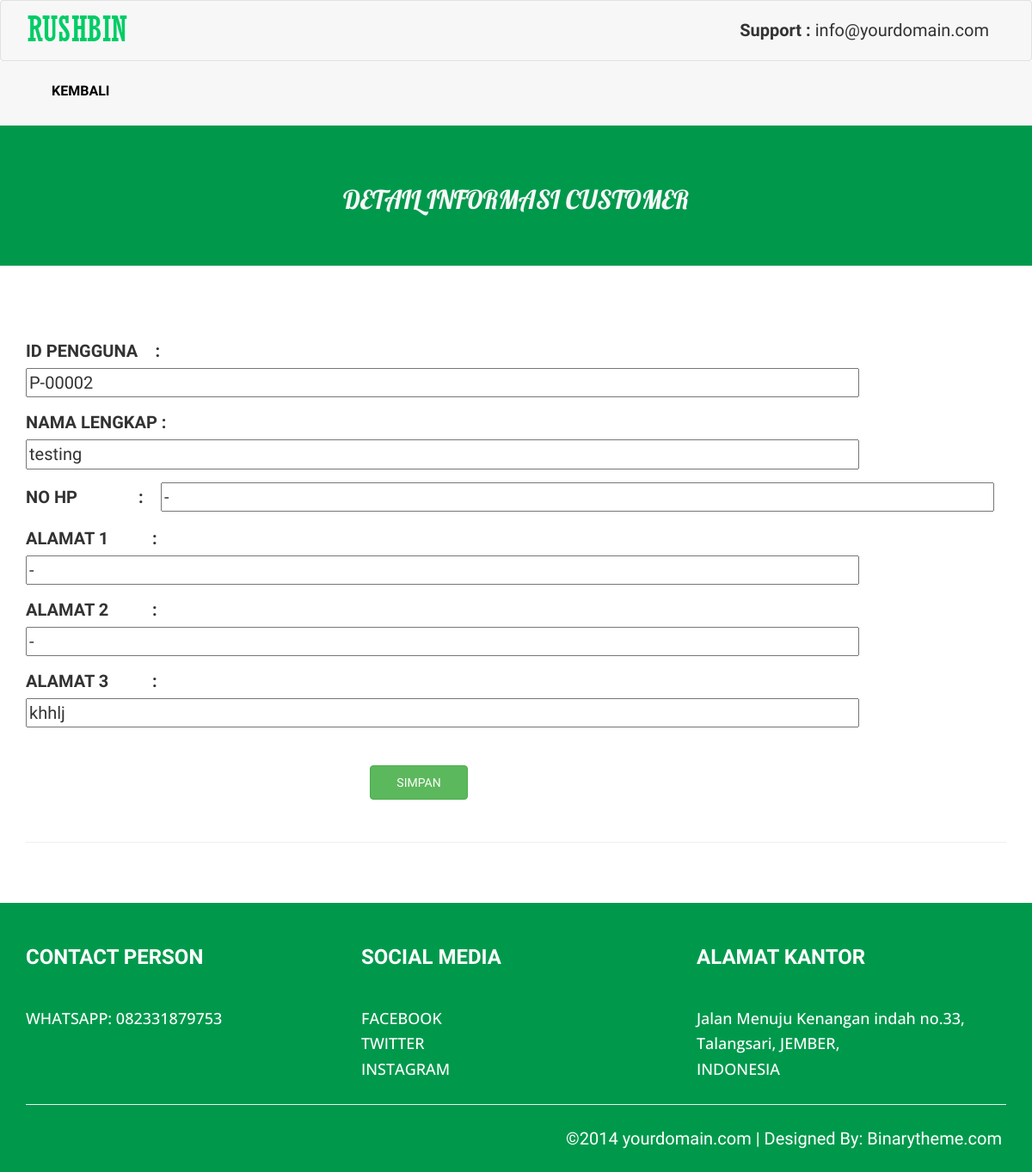
Page /detail_customer.php?id_pengguna=P-00002 (signed in) on the committed database.
### tables this page shows
CREATE TABLE `pengguna` (
  `id_pengguna` varchar(7) NOT NULL,
  `nama_lengkap` varchar(50) NOT NULL,
  `telepon` varchar(13) NOT NULL,
  `alamat1` varchar(50) NOT NULL,
  `alamat2` varchar(50) NOT NULL,
  `alamat3` varchar(50) NOT NULL,
  `point` int(10) NOT NULL,
  `username` varchar(50) NOT NULL
);

### Web/detail_customer.php (the view, shortened to what this page needs)
<!DOCTYPE html>
<html xmlns="http://www.w3.org/1999/xhtml">
<head>
    <link href="assets/css/bootstrap.css" rel="stylesheet" />
    <link href="assets/css/font-awesome.css" rel="stylesheet" />
    <link href="assets/css/animate.css" rel="stylesheet" />
    <link href="assets/css/flexslider.css" rel="stylesheet" />
    <link href="assets/css/style_copy.css" rel="stylesheet" />
</head>
<body>
 <div class="navbar navbar-inverse set-radius-zero" >
        <div class="container">
            <div class="navbar-header">
                <a class="navbar-brand" href="home.php">
                    <img src="assets/img/portfolio/logo1.png" />
                </a>
            </div>
            <div class="right-div">
<strong>Support : </strong>  info@yourdomain.com
            </div>
        </div>
    </div>
    <section class="menu-section">
        <div class="container">
            <div class="row ">
                <div class="col-md-12">
                    <div class="navbar-collapse collapse ">
                        <ul id="menu-top" class="nav navbar-nav navbar-left">
                            <li><a href="customer.php">KEMBALI</a></li>
                        </ul>
                    </div>
                </div>
            </div>
        </div>
    </section>
    <div class="below-slideshow">
         <div class="container">
        <div class="row">
            <div class="col-lg-12 col-md-12 col-sm-12 col-xs-12">
                <div class="txt-block">
									<h1 class="head-line"> DETAIL INFORMASI CUSTOMER</h1>
                      </div>
            </div>
        </div>
    </div>
    </div>
    <div class="container">
        <div class="row">
            <div class="col-lg-12 col-md-12 col-sm-12 col-xs-12">
                <div>
                    <form action="edit_detail_customer.php" method="POST">
                <?php
                require ('koneksi.php');
                $data = $_GET['id_pengguna'];
                $sql = "SELECT * FROM `pengguna` WHERE id_pengguna = '$data'";
                    $hasil = mysqli_query($koneksi,$sql);
                    while($data = mysqli_fetch_array($hasil,MYSQLI_ASSOC)){
                    ?>
                    <tr>
                        <div class="form-group">
                            <label for="kode">ID PENGGUNA &ensp; :</label>
                            <input type="text" readonly="readonly" name ="kode" class="form" style="width: 85%;"
                            value="<?php echo $data['id_pengguna']; ?>" required/>
                        </div>
                        <div class="form-group">
                            <label for="nama">NAMA LENGKAP  :</label>
                            <input type="text" name ="txt_nama" class="form" style="width: 85%;"
                            placeholder="Masukan nama lengkap, contoh: <?php echo $data['nama_lengkap']; ?>" required
                            value="<?php echo $data['nama_lengkap']; ?>" >
                        </div>
                        <div class="form-group">
                            <label for="telepon">NO HP &ensp;&ensp;&ensp;&ensp;&ensp;&ensp; :</label>
                            <input type="text" name ="txt_telepon" class=" form"style="width: 85%;"
                            placeholder="Masukan nomer yang bisa dihubungi, contoh: 081*****" required
                            value="<?php echo $data['telepon']; ?>" >
                        </div>
                        <div class="form-group">
                            <label for="alamat1">ALAMAT 1 &ensp;&ensp;&ensp;&ensp; :</label>
                            <input type="text" name ="txt_alamat1" class="form" style="width: 85%;"
                            placeholder="Masukan alamat anda, contoh: <?php echo $data['alamat1']; ?>" required
                            value="<?php echo $data['alamat1']; ?>" >
                        </div>
                        <div class="form-group">
                            <label for="alamat2">ALAMAT 2 &ensp;&ensp;&ensp;&ensp; :</label>
                            <input type="text" name ="txt_alamat2" class="form" style="width: 85%;"
                            placeholder="OPTIONAL Masukan alamat anda, contoh: <?php echo $data['alamat2']; ?>"
                            value="<?php echo $data['alamat2']; ?>" >
                        </div>
                        <div class="form-group">
                            <label for="alamat3">ALAMAT 3 &ensp;&ensp;&ensp;&ensp; :</label>
                            <input type="text" name ="txt_alamat3" class="form" style="width: 85%;"
                            placeholder="OPTIONAL Masukan alamat anda, contoh: <?php echo $data['alamat3']; ?>" required
                            value="<?php echo $data['alamat3']; ?>" >
                        </div>
                        <br>
                        <button type="submit" class="btn btn-success" name="submit" style="margin-left: 400px; width: 10%; height: 40px;">SIMPAN</button>
                    </tr>
                    <?php
                    }
                ?>
                    </form>
                </div>
                <br /><hr />
            </div>
        </div>
    </div>
     <div class="footer-sec">
    <div class="container">
        <div class="row">
            <div class="col-lg-4 col-md-4 col-sm-4 col-xs-12 social-div">
                <h3> <strong>CONTACT PERSON</strong> </h3>
                <br />
                <a href="https://wa.me/6282331879753">
                    <h4>WHATSAPP: 082331879753 </h4>
                </a>
            </div>
            <div class="col-lg-4 col-md-4 col-sm-4 col-xs-12 social-div">
                <h3> <strong>SOCIAL MEDIA</strong> </h3>
                <br />
                <a href="http://www.facebook.com/">
                    <h4>FACEBOOK </h4>
                </a>
                <a href="http://www.twitter.com/">
                    <h4>TWITTER </h4>
                </a>
                <a href="http://www.instagram.com/">
                    <h4>INSTAGRAM </h4>
                </a>
            </div>
            <div class="col-lg-4 col-md-4 col-sm-4 col-xs-12">
                <h3> <strong>ALAMAT KANTOR</strong> </h3>
                <br />
                <h4>Jalan Menuju Kenangan indah no.33,</h4>
                <h4>Talangsari, JEMBER,</h4>
                <h4>INDONESIA</h4>
            </div>
        </div>
        <div class="row">
            <div class="col-lg-12 col-md-12 col-sm-12 col-xs-12">
                <hr />
                <div style="text-align:right;padding:5px;">
                    &copy;2014 yourdomain.com | <a href="http://www.binarytheme.com/" style="color:#fff;"
                        target="_blank">Designed By: Binarytheme.com</a>
                </div>
            </div>
        </div>
    </div>
</div>
</body>
</html>

### Web/assets/css/style_copy.css (style rules this page uses)
h1,h2,h4 { font-family: 'Open Sans', sans-serif; }
.head-line { font-weight:500; text-align:center; text-transform:uppercase; font-size:30px; font-family: 'Lobster', cursive; }
.right-div { float: right; padding: 20px; font-size:20px; }
#menu-top a { color:#000; text-decoration:none; font-weight:500; padding: 25px 15px 25px 15px; text-transform:uppercase; font-size:16px; font-weight:900; }
.menu-section { background-color: #f7f7f7; border-bottom:5px solid #f7f7f7; width:100% }
.navbar-inverse { background-color: #f7f7f7; border-color: rgba(155, 153, 153, 0.23); }
.navbar { min-height: 70px; margin-bottom: 0px; }
.below-slideshow { color:#f7f7f7; background:#00994c; padding-bottom:50px; }
.below-slideshow .txt-block { padding-top:50px; }
.footer-sec { margin-top:50px; padding-top:30px; color:#fff; background:#00994c; padding-bottom:20px; }
.social-div a,a:hover { color:#fff; text-decoration:none; }

### rows in the picture
pengguna: kode "P-00002", txt_nama "testing", txt_telepon "-", txt_alamat1 "-", txt_alamat2 "-", txt_alamat3 "khhlj"
